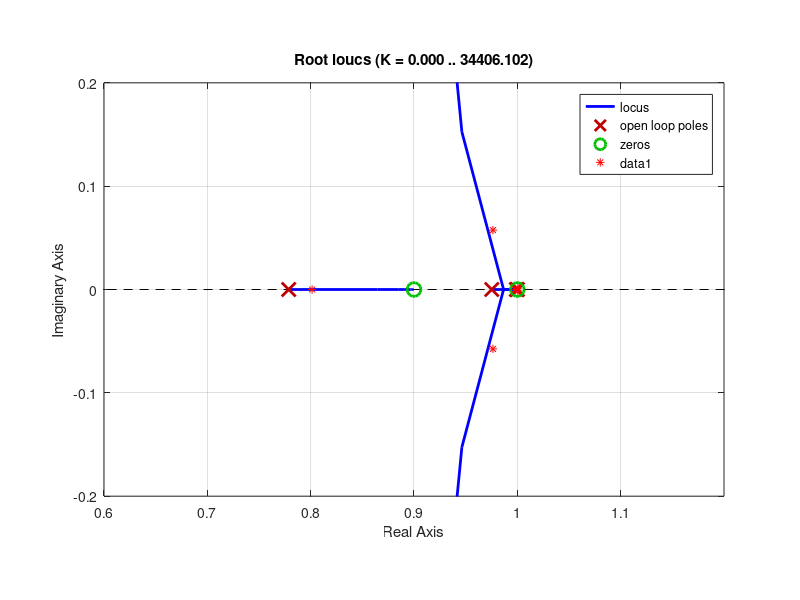
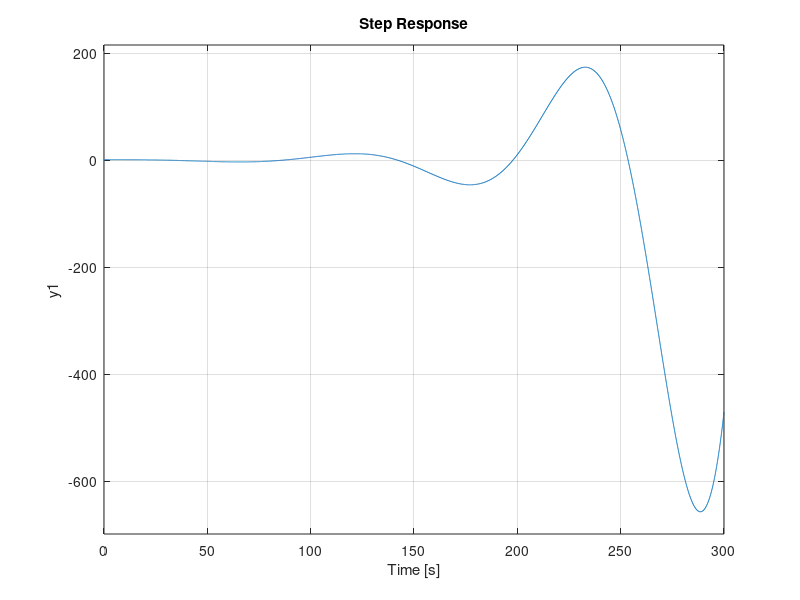
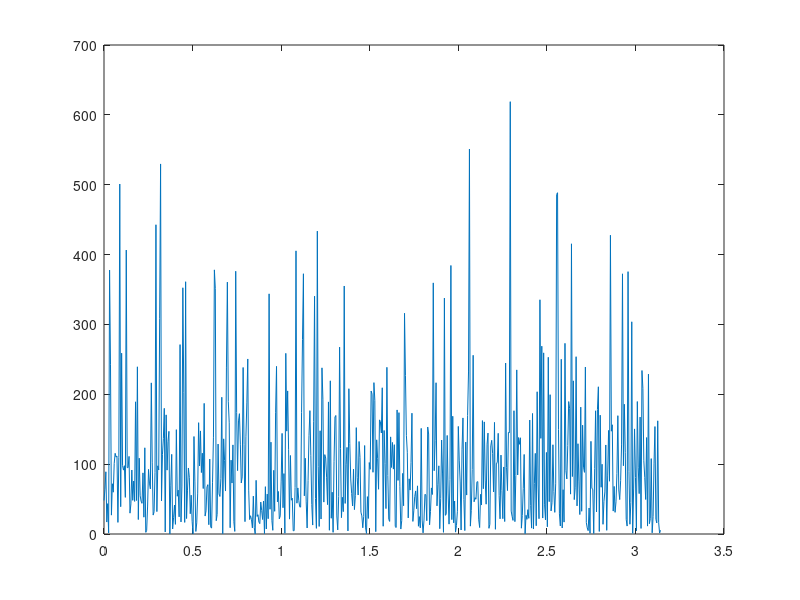
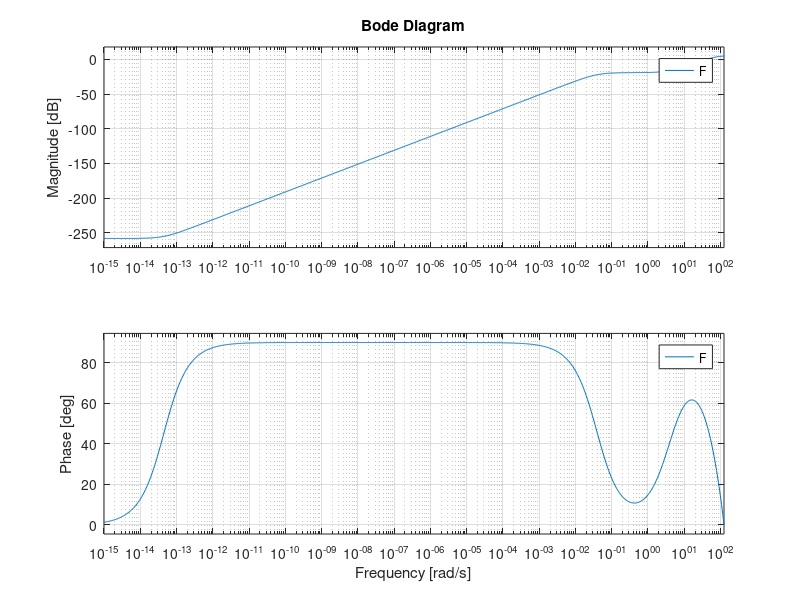

Write the MATLAB code that produced these figures, in order. (Note: this script raises an error after producing the figures.)
clear

%% Simulation Example
Ts = 0.025;

% zG = [];
% pG = [0 -0.01 -10 -10];
% kG = 9.8*1000/180*pi/1.7/2 * 10^2;
% Gc = zpk(zG,pG,kG);

zGc = [];
pGc = [0 -1 -10];
kGc = 9.8*1000/180*pi/1.7/2 * 10;
Gc = zpk(zGc,pGc,kGc);

G0 = c2d(Gc,Ts,'zoh');

%% Controller
% zF = 1;
% pF = 0.5;
% kF = 0.5;

zF = [1 0.9];
pF = [0.1 0.999];
kF = 1;
F = zpk(zF,pF,kF,Ts);

figure(42)
bode(F)

figure(1)
rlocus(F*G0)
axis([0.6 1.2 -0.2 0.2])
axis equal

%% Closed-Loop System
Gcl = minreal(G0*F/(1 + G0*F));
S = minreal(1/(1 + G0*F));

z = zero(Gcl);
p = pole(Gcl);

figure(1)
hold on
plot(pole(Gcl),'r*')
hold off

figure(2)
step(Gcl)

%% Input Signal
N = 1200;
T = Ts*N;

% rm = 20;
% seq = idinput(N,'prbs',[0 1/2],[0 1]);
% r = rm*(2*seq-1);

r = 10*(2*randi([0 1],N,1)-1);

% figure(3)
% plot(r)

R = fft(r);
Phir = abs(R).^2/N;
w = linspace(0,pi,N/2+1);

figure(4)
plot(w,Phir(1:N/2+1))

% xcorr(r,0,'biased')
% trapz(w,Phir(1:N/2+1))/pi

% allOneString = sprintf('%.0f,',seq)

%% Simulate Noise
v = sqrt(8)*randn(N,1);

vf = lsim(S,v);

% figure(5)
% plot([v vf])

% V = fft(v);
% Phiv = abs(V).^2/N;
% w = linspace(0,pi,N/2+1);
% 
% figure(4)
% hold on
% plot(w,Phiv(1:N/2+1))
% hold off

%% Simulate Output
H = zpk([],cell2mat(Gcl.P),1,Ts);

ynf = lsim(Gcl,r);
y = ynf + vf;

figure(6)
plot([ynf y])

%% FIR LS
n = 140;
m = n+1;
idx = (m:N);
PHI = zeros(N-m+1,m);
for k = 1:m
    PHI(:,k) = r(idx+1-k);
end
Y = y(idx);
theta_FIR = PHI\Y;

mdl = fitlm(PHI,Y,'Intercept',false);
ci = coefCI(mdl,0.01);

k = 0:n;

%%
imp = impulse(Gcl,n*Ts);

figure(5)
clf
fill([k flip(k)],[ci(:,1);flip(ci(:,2))]/Ts,'b','FaceAlpha',0.2,'LineStyle','none')
hold on
plot(k,theta_FIR/Ts,'b-');
plot(k,imp)
hold off

%% Hankel Matrix
N1 = n/2;
H = hankel(theta_FIR(2:N1+1),theta_FIR(N1+1:2*N1-1));
[U,S,V] = svd(H);
sigma = diag(S);

m = 30;
figure(7)
tiledlayout(2,1)
nexttile(1)
plot(sigma(1:m),'r*');
nexttile(2)
semilogy(sigma(1:m),'r*');

%% Parameter Estimation Using PEM (Grey-Box Model)
data = iddata(y,r,Ts);
a = G0.P{1};
par = [G0.Z{1}; a(2:3); G0.K];
aux = [zF(2) pF kF];
mdlstruct = idgrey('dynamicsCLO4',par,'d',aux,Ts);

mdl = greyest(data,mdlstruct,greyestOptions('InitialState','zero'));

% mdl = greyest(data,mdlstruct,greyestOptions('InitialState','zero','DisturbanceModel','estimate'));
% (since model is ARMAX, poles still converge, but zeros change)

%% Model Validation
figure(9)
compare(data,mdl);  % simulation, no disturbances
hold on
plot(0:Ts:T-Ts,ynf)
hold off

%%
figure(10)
showConfidence(iopzplot(mdl),1)
hold on
plot(real(z),imag(z),'rs')
plot(real(m),imag(m),'r*')
hold off
axis([-1.1 1.1 -1.1 1.1])

figure(11)
resid(data,mdl)